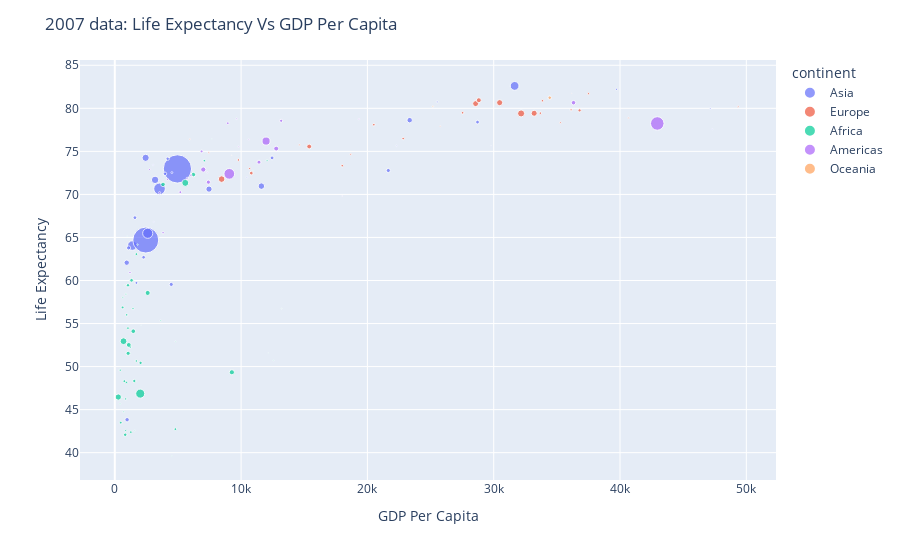

The notebook cell this image was saved under:
### Code cell
fig = px.scatter(data_frame = gapminder_2007, x = "gdpPercap", y = "lifeExp", color = "continent", size = "pop", 
                 hover_name=  "country")
fig.update_layout(title = "2007 data: Life Expectancy vs GDP Per Capita", xaxis_title = "GDP Per Capita", 
                 yaxis_title = "Life Expectancy")
fig.show()

### Figure 1 — Plotly figure (JSON) as saved in the notebook; plotly's stock layout.template omitted (floating-point values rounded to 4 significant figures)
{"data": [{"hovertemplate": "<b>%{hovertext}</b><br><br>continent=Asia<br>gdpPercap=%{x}<br>lifeExp=%{y}<br>pop=%{marker.size}<extra></extra>", "hovertext": ["Afghanistan", "Bahrain", "Bangladesh", "Cambodia", "China", "Hong Kong, China", "India", "Indonesia", "Iran", "Iraq", "Israel", "Japan", "Jordan", "Korea, Dem. Rep.", "Korea, Rep.", "Kuwait", "Lebanon", "Malaysia", "Mongolia", "Myanmar", "Nepal", "Oman", "Pakistan", "Philippines", "Saudi Arabia", "Singapore", "Sri Lanka", "Syria", "Taiwan", "Thailand", "Vietnam", "West Bank and Gaza", "Yemen, Rep."], "legendgroup": "Asia", "marker": {"color": "#636efa", "size": [31889923, 708573, 150448339, 14131858, 1318683096, 6980412, 1110396331, 223547000, 69453570, 27499638, 6426679, 127467972, 6053193, 23301725, 49044790, 2505559, 3921278, 24821286, 2874127, 47761980, 28901790, 3204897, 169270617, 91077287, 27601038, 4553009, 20378239, 19314747, 23174294, 65068149, 85262356, 4018332, 22211743], "sizemode": "area", "sizeref": 3297000.0, "symbol": "circle"}, "mode": "markers", "name": "Asia", "orientation": "v", "showlegend": true, "type": "scatter", "x": [974.6, 29800.0, 1391.0, 1714.0, 4959.0, 39720.0, 2452.0, 3541.0, 11610.0, 4471.0, 25520.0, 31660.0, 4519.0, 1593.0, 23350.0, 47310.0, 10460.0, 12450.0, 3096.0, 944, 1091.0, 22320.0, 2606.0, 3190.0, 21650.0, 47140.0, 3970.0, 4185.0, 28720.0, 7458.0, 2442.0, 3025.0, 2281.0], "xaxis": "x", "y": [43.83, 75.64, 64.06, 59.72, 72.96, 82.21, 64.7, 70.65, 70.96, 59.55, 80.75, 82.6, 72.53, 67.3, 78.62, 77.59, 71.99, 74.24, 66.8, 62.07, 63.78, 75.64, 65.48, 71.69, 72.78, 79.97, 72.4, 74.14, 78.4, 70.62, 74.25, 73.42, 62.7], "yaxis": "y"}, {"hovertemplate": "<b>%{hovertext}</b><br><br>continent=Europe<br>gdpPercap=%{x}<br>lifeExp=%{y}<br>pop=%{marker.size}<extra></extra>", "hovertext": ["Albania", "Austria", "Belgium", "Bosnia and Herzegovina", "Bulgaria", "Croatia", "Czech Republic", "Denmark", "Finland", "France", "Germany", "Greece", "Hungary", "Iceland", "Ireland", "Italy", "Montenegro", "Netherlands", "Norway", "Poland", "Portugal", "Romania", "Serbia", "Slovak Republic", "Slovenia", "Spain", "Sweden", "Switzerland", "Turkey", "United Kingdom"], "legendgroup": "Europe", "marker": {"color": "#EF553B", "size": [3600523, 8199783, 10392226, 4552198, 7322858, 4493312, 10228744, 5468120, 5238460, 61083916, 82400996, 10706290, 9956108, 301931, 4109086, 58147733, 684736, 16570613, 4627926, 38518241, 10642836, 22276056, 10150265, 5447502, 2009245, 40448191, 9031088, 7554661, 71158647, 60776238], "sizemode": "area", "sizeref": 3297000.0, "symbol": "circle"}, "mode": "markers", "name": "Europe", "orientation": "v", "showlegend": true, "type": "scatter", "x": [5937.0, 36130.0, 33690.0, 7446.0, 10680.0, 14620.0, 22830.0, 35280.0, 33210.0, 30470.0, 32170.0, 27540.0, 18010.0, 36180.0, 40680.0, 28570.0, 9254.0, 36800.0, 49360.0, 15390.0, 20510.0, 10810.0, 9787.0, 18680.0, 25770.0, 28820.0, 33860.0, 37510.0, 8458.0, 33200.0], "xaxis": "x", "y": [76.42, 79.83, 79.44, 74.85, 73.0, 75.75, 76.49, 78.33, 79.31, 80.66, 79.41, 79.48, 73.34, 81.76, 78.89, 80.55, 74.54, 79.76, 80.2, 75.56, 78.1, 72.48, 74.0, 74.66, 77.93, 80.94, 80.88, 81.7, 71.78, 79.42], "yaxis": "y"}, {"hovertemplate": "<b>%{hovertext}</b><br><br>continent=Africa<br>gdpPercap=%{x}<br>lifeExp=%{y}<br>pop=%{marker.size}<extra></extra>", "hovertext": ["Algeria", "Angola", "Benin", "Botswana", "Burkina Faso", "Burundi", "Cameroon", "Central African Republic", "Chad", "Comoros", "Congo, Dem. Rep.", "Congo, Rep.", "Cote d'Ivoire", "Djibouti", "Egypt", "Equatorial Guinea", "Eritrea", "Ethiopia", "Gabon", "Gambia", "Ghana", "Guinea", "Guinea-Bissau", "Kenya", "Lesotho", "Liberia", "Libya", "Madagascar", "Malawi", "Mali", "Mauritania", "Mauritius", "Morocco", "Mozambique", "Namibia", "Niger", "Nigeria", "Reunion", "Rwanda", "Sao Tome and Principe", "Senegal", "Sierra Leone", "Somalia", "South Africa", "Sudan", "Swaziland", "Tanzania", "Togo", "Tunisia", "Uganda", "Zambia", "Zimbabwe"], "legendgroup": "Africa", "marker": {"color": "#00cc96", "size": [33333216, 12420476, 8078314, 1639131, 14326203, 8390505, 17696293, 4369038, 10238807, 710960, 64606759, 3800610, 18013409, 496374, 80264543, 551201, 4906585, 76511887, 1454867, 1688359, 22873338, 9947814, 1472041, 35610177, 2012649, 3193942, 6036914, 19167654, 13327079, 12031795, 3270065, 1250882, 33757175, 19951656, 2055080, 12894865, 135031164, 798094, 8860588, 199579, 12267493, 6144562, 9118773, 43997828, 42292929, 1133066, 38139640, 5701579, 10276158, 29170398, 11746035, 12311143], "sizemode": "area", "sizeref": 3297000.0, "symbol": "circle"}, "mode": "markers", "name": "Africa", "orientation": "v", "showlegend": true, "type": "scatter", "x": [6223.0, 4797.0, 1441.0, 12570.0, 1217.0, 430.1, 2042.0, 706.0, 1704.0, 986.1, 277.6, 3633.0, 1545.0, 2082.0, 5581.0, 12150.0, 641.4, 690.8, 13210.0, 752.7, 1328.0, 942.7, 579.2, 1463.0, 1569.0, 414.5, 12060.0, 1045.0, 759.3, 1043.0, 1803.0, 10960.0, 3820.0, 823.7, 4811.0, 619.7, 2014.0, 7670.0, 863.1, 1598.0, 1712.0, 862.5, 926.1, 9270.0, 2602.0, 4513.0, 1107.0, 883.0, 7093.0, 1056.0, 1271.0, 469.7], "xaxis": "x", "y": [72.3, 42.73, 56.73, 50.73, 52.3, 49.58, 50.43, 44.74, 50.65, 65.15, 46.46, 55.32, 48.33, 54.79, 71.34, 51.58, 58.04, 52.95, 56.73, 59.45, 60.02, 56.01, 46.39, 54.11, 42.59, 45.68, 73.95, 59.44, 48.3, 54.47, 64.16, 72.8, 71.16, 42.08, 52.91, 56.87, 46.86, 76.44, 46.24, 65.53, 63.06, 42.57, 48.16, 49.34, 58.56, 39.61, 52.52, 58.42, 73.92, 51.54, 42.38, 43.49], "yaxis": "y"}, {"hovertemplate": "<b>%{hovertext}</b><br><br>continent=Americas<br>gdpPercap=%{x}<br>lifeExp=%{y}<br>pop=%{marker.size}<extra></extra>", "hovertext": ["Argentina", "Bolivia", "Brazil", "Canada", "Chile", "Colombia", "Costa Rica", "Cuba", "Dominican Republic", "Ecuador", "El Salvador", "Guatemala", "Haiti", "Honduras", "Jamaica", "Mexico", "Nicaragua", "Panama", "Paraguay", "Peru", "Puerto Rico", "Trinidad and Tobago", "United States", "Uruguay", "Venezuela"], "legendgroup": "Americas", "marker": {"color": "#ab63fa", "size": [40301927, 9119152, 190010647, 33390141, 16284741, 44227550, 4133884, 11416987, 9319622, 13755680, 6939688, 12572928, 8502814, 7483763, 2780132, 108700891, 5675356, 3242173, 6667147, 28674757, 3942491, 1056608, 301139947, 3447496, 26084662], "sizemode": "area", "sizeref": 3297000.0, "symbol": "circle"}, "mode": "markers", "name": "Americas", "orientation": "v", "showlegend": true, "type": "scatter", "x": [12780.0, 3822.0, 9066.0, 36320.0, 13170.0, 7007.0, 9645.0, 8948.0, 6025.0, 6873.0, 5728.0, 5186.0, 1202.0, 3548.0, 7321.0, 11980.0, 2749.0, 9809.0, 4173.0, 7409.0, 19330.0, 18010.0, 42950.0, 10610.0, 11420.0], "xaxis": "x", "y": [75.32, 65.55, 72.39, 80.65, 78.55, 72.89, 78.78, 78.27, 72.23, 74.99, 71.88, 70.26, 60.92, 70.2, 72.57, 76.19, 72.9, 75.54, 71.75, 71.42, 78.75, 69.82, 78.24, 76.38, 73.75], "yaxis": "y"}, {"hovertemplate": "<b>%{hovertext}</b><br><br>continent=Oceania<br>gdpPercap=%{x}<br>lifeExp=%{y}<br>pop=%{marker.size}<extra></extra>", "hovertext": ["Australia", "New Zealand"], "legendgroup": "Oceania", "marker": {"color": "#FFA15A", "size": [20434176, 4115771], "sizemode": "area", "sizeref": 3297000.0, "symbol": "circle"}, "mode": "markers", "name": "Oceania", "orientation": "v", "showlegend": true, "type": "scatter", "x": [34440.0, 25190.0], "xaxis": "x", "y": [81.23, 80.2], "yaxis": "y"}], "layout": {"legend": {"itemsizing": "constant", "title": {"text": "continent"}, "tracegroupgap": 0}, "margin": {"t": 60}, "title": {"text": "2007 data: Life Expectancy Vs GDP Per Capita"}, "xaxis": {"anchor": "y", "domain": [0, 1], "title": {"text": "GDP Per Capita"}}, "yaxis": {"anchor": "x", "domain": [0, 1], "title": {"text": "Life Expectancy"}}}}
